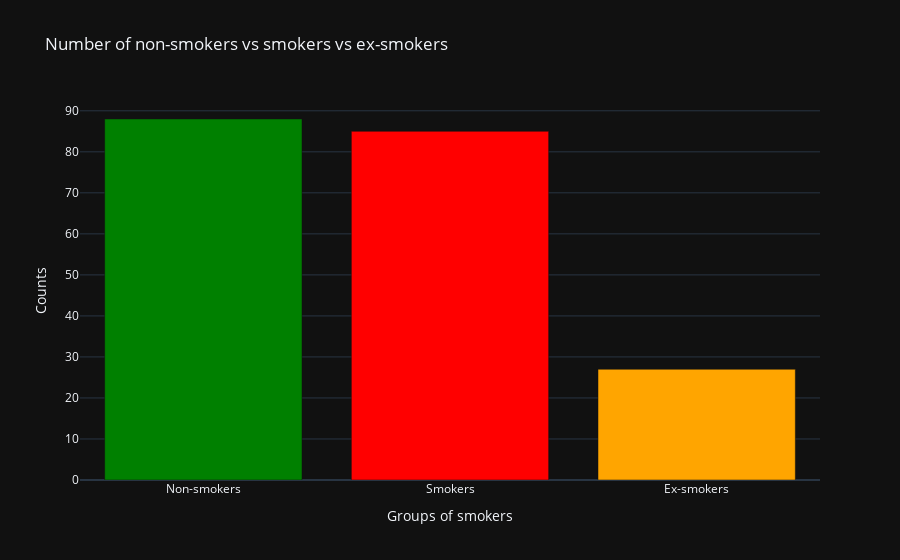

Notebook cell for this chart:
### Code cell
# simple barplot

smokers = go.Figure()

smokers.add_trace(go.Bar(
    x= ['Non-smokers','Smokers','Ex-smokers'],
    # old way: y= [88, 85, 27] # smoker count values
    y= df.Smoke.value_counts().to_list(),
    marker= {'color': ['green','red','orange']}
))
# Add a title
smokers.update_layout(title='Number of non-smokers vs smokers vs ex-smokers')

# Add axes labels
smokers.update_layout(xaxis=dict(title='Groups of smokers'),
                          yaxis=dict(title='Counts'))


smokers.show()

### Figure 1 — Plotly figure (JSON) as saved in the notebook; plotly's stock layout.template omitted (floating-point values rounded to 4 significant figures)
{"data": [{"marker": {"color": ["green", "red", "orange"]}, "type": "bar", "x": ["Non-smokers", "Smokers", "Ex-smokers"], "y": [88, 85, 27]}], "layout": {"title": {"text": "Number of non-smokers vs smokers vs ex-smokers"}, "xaxis": {"title": {"text": "Groups of smokers"}}, "yaxis": {"title": {"text": "Counts"}}}}
